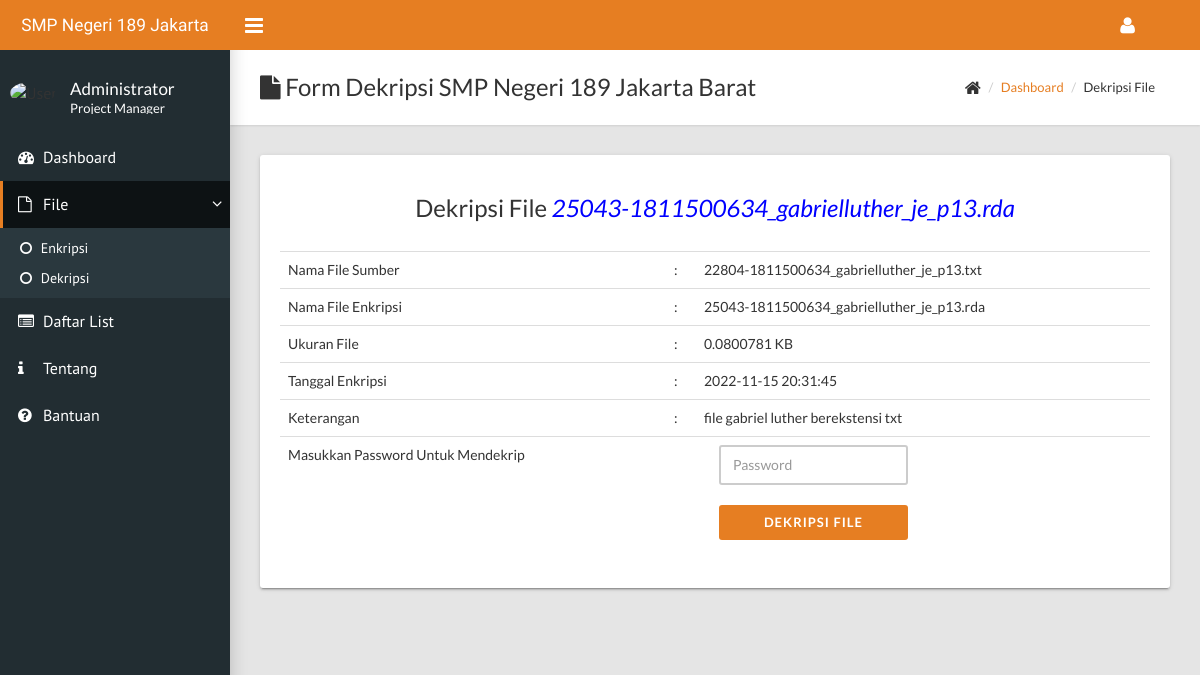
Page /dashboard/decrypt-file.php?id_file=34 (signed in) on the committed database.
### tables this page shows
CREATE TABLE `users` (
  `username` varchar(15) NOT NULL,
  `password` varchar(100) DEFAULT NULL,
  `fullname` varchar(50) DEFAULT NULL,
  `job_title` varchar(50) DEFAULT NULL,
  `join_date` timestamp NULL DEFAULT NULL,
  `last_activity` timestamp NULL DEFAULT NULL,
  `status` enum('1','2') DEFAULT NULL,
  PRIMARY KEY (`username`)
);

CREATE TABLE `file` (
  `id_file` int(11) NOT NULL AUTO_INCREMENT,
  `username` varchar(15) DEFAULT NULL,
  `file_name_source` varchar(255) DEFAULT NULL,
  `file_name_finish` varchar(255) DEFAULT NULL,
  `file_url` varchar(255) DEFAULT NULL,
  `file_size` float DEFAULT NULL,
  `password` varchar(16) DEFAULT NULL,
  `tgl_upload` timestamp NULL DEFAULT NULL,
  `status` enum('1','2') DEFAULT NULL,
  `keterangan` varchar(255) DEFAULT NULL,
  PRIMARY KEY (`id_file`)
);

### dashboard/decrypt-file.php (the view, shortened to what this page needs)
<!DOCTYPE html>
<html>
<?php
$user = $_SESSION['username'];
$query = mysql_query("SELECT fullname,job_title,last_activity FROM users WHERE username='$user'");
$data = mysql_fetch_array($query);
?>
  <head>
    <link rel="stylesheet" type="text/css" href="../assets/css/main.css">
    <link rel="stylesheet" type="text/css" href="../assets/plugins/datatables/css/jquery.dataTables.css">
  </head>
  <body class="sidebar-mini fixed">
    <div class="wrapper">
      <header class="main-header hidden-print"><a class="logo" href="index.php" style="font-size:13pt">SMP Negeri 189 Jakarta Barat</a>
        <nav class="navbar navbar-static-top">
          <a class="sidebar-toggle" href="#" data-toggle="offcanvas"></a>
          <div class="navbar-custom-menu">
            <ul class="top-nav">
              <li class="dropdown"><a class="dropdown-toggle" href="#" data-toggle="dropdown" role="button" aria-haspopup="true" aria-expanded="false"><i class="fa fa-user fa-lg"></i></a>
              </li>
            </ul>
          </div>
        </nav>
      </header>
      <aside class="main-sidebar hidden-print">
        <section class="sidebar">
          <div class="user-panel">
            <div class="pull-left image"><img class="img-circle" src="https://s3.amazonaws.com/uifaces/faces/twitter/jsa/48.jpg" alt="User Image"></div>
            <div class="pull-left info">
              <p style="margin-top:-5px;"><?php echo $data['fullname']; ?></p>
              <p class="designation"><?php echo $data['job_title']; ?></p>
            </div>
          </div>
          <ul class="sidebar-menu">
            <li><a href="index.php"><i class="fa fa-dashboard"></i><span>Dashboard</span></a></li>
            <li class="treeview active"><a href="#"><i class="fa fa-file-o"></i><span>File</span><i class="fa fa-angle-right"></i></a>
              <ul class="treeview-menu">
                <li><a href="encrypt.php"><i class="fa fa-circle-o"></i> Enkripsi</a></li>
                <li class="active"><a href="decrypt.php"><i class="fa fa-circle-o"></i> Dekripsi</a></li>
              </ul>
            </li>
            <li><a href="history.php"><i class="fa fa-list-alt"></i><span>Daftar List</span></a></li>
            <li><a href="about.php"><i class="fa fa-info"></i><span>Tentang</span></a></li>
            <li><a href="help.php"><i class="fa fa-question-circle"></i><span>Bantuan</span></a></li>
          </ul>
        </section>
      </aside>
      <div class="content-wrapper">
        <div class="page-title">
          <div>
            <h1><i class="fa fa-file"></i> Form Dekripsi SMP Negeri 189 Jakarta Barat</h1>
          </div>
          <div>
            <ul class="breadcrumb">
              <li><i class="fa fa-home fa-lg"></i></li>
              <li><a href="index.php">Dashboard</a></li>
              <li>Dekripsi File</li>
            </ul>
          </div>
        </div>
        <div class="row">
          <div class="col-md-12">
            <div class="card">
              <div class="card-body">
                <?php
                $id_file = $_GET['id_file'];
                $query = mysql_query("SELECT * FROM file WHERE id_file='$id_file'");
                $data2 = mysql_fetch_array($query);
                ?>
                <h3 align="center">Dekripsi File <i style="color:blue"><?php echo $data2['file_name_finish'] ?></i></h3><br>
                <form class="form-horizontal" method="post" action="decrypt-process.php">
                <div class="table-responsive">
                  <table class="table striped">
                       <tr>
                         <td>Nama File Sumber</td>
                         <td>:</td>
                         <td><?php echo $data2['file_name_source']; ?></td>
                       </tr>
                       <tr>
                         <td>Nama File Enkripsi</td>
                         <td>:</td>
                         <td><?php echo $data2['file_name_finish']; ?></td>
                       </tr>
                       <tr>
                         <td>Ukuran File</td>
                         <td>:</td>
                         <td><?php echo $data2['file_size']; ?> KB</td>
                       </tr>
                       <tr>
                         <td>Tanggal Enkripsi</td>
                         <td>:</td>
                         <td><?php echo $data2['tgl_upload']; ?></td>
                       </tr>
                       <tr>
                         <td>Keterangan</td>
                         <td>:</td>
                         <td><?php echo $data2['keterangan']; ?></td>
                       </tr>
                       <tr>
                         <td>Masukkan Password Untuk Mendekrip</td>
                         <td></td>
                         <td>
                           <div class="col-md-6">
                           <input class="form-control" id="inputPassword" type="password" placeholder="Password" name="pwdfile" required><br>
                           <input type="submit" name="decrypt_now" value="Dekripsi File" class="form-control btn btn-primary">
                         </div>
                       </td>
                       </tr>
                  </table>
                </div>
              </form>
            </div>
          </div>
        </div>
      </div>
    </div>
    </div>
  </body>
</html>

### rows in the picture
users: fullname "Administrator", job_title "Project Manager"
file: file_name_finish "25043-1811500634_gabrielluther_je_p13.rda", file_name_source "22804-1811500634_gabrielluther_je_p13.txt", file_size "0.0800781", tgl_upload "2022-11-15 20:31:45", keterangan "file gabriel luther berekstensi txt"
